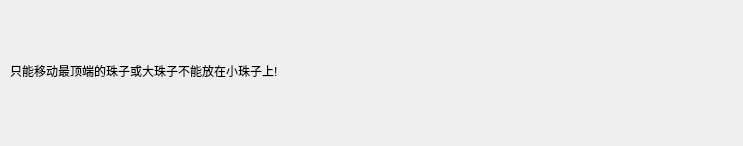
<?xml version="1.0" encoding="UTF-8"?>
<ui version="4.0">
 <class>Dialog</class>
 <widget class="QDialog" name="Dialog">
  <property name="geometry">
   <rect>
    <x>0</x>
    <y>0</y>
    <width>743</width>
    <height>146</height>
   </rect>
  </property>
  <property name="windowTitle">
   <string>Dialog</string>
  </property>
  <widget class="QLabel" name="label">
   <property name="geometry">
    <rect>
     <x>10</x>
     <y>20</y>
     <width>721</width>
     <height>101</height>
    </rect>
   </property>
   <property name="styleSheet">
    <string notr="true">font: 12pt &quot;Agency FB&quot;;</string>
   </property>
   <property name="text">
    <string>只能移动最顶端的珠子或大珠子不能放在小珠子上!</string>
   </property>
  </widget>
 </widget>
 <resources/>
 <connections/>
</ui>
